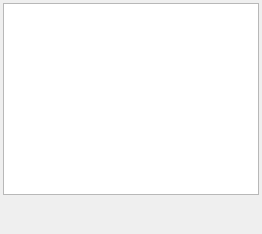
  <widget class="QDockWidget" name="m_pqdwInformation">
   <property name="floating">
    <bool>false</bool>
   </property>
   <property name="windowTitle">
    <string>Information</string>
   </property>
   <attribute name="dockWidgetArea">
    <number>8</number>
   </attribute>
   <widget class="QWidget" name="dockWidgetContents_2">
    <layout class="QVBoxLayout" name="verticalLayout_2">
     <property name="leftMargin">
      <number>3</number>
     </property>
     <property name="topMargin">
      <number>3</number>
     </property>
     <property name="rightMargin">
      <number>3</number>
     </property>
     <property name="bottomMargin">
      <number>3</number>
     </property>
     <item>
      <widget class="QTextBrowser" name="m_pqtbInfo">
       <property name="maximumSize">
        <size>
         <width>16777215</width>
         <height>16777215</height>
        </size>
       </property>
      </widget>
     </item>
     <item>
      <widget class="QLabel" name="label_3">
       <property name="minimumSize">
        <size>
         <width>201</width>
         <height>30</height>
        </size>
       </property>
       <property name="maximumSize">
        <size>
         <width>201</width>
         <height>30</height>
        </size>
       </property>
       <property name="text">
        <string/>
       </property>
       <property name="pixmap">
        <pixmap resource="../../../guilibraries/wmsgui/src/misc/wmsgui.qrc">:/icons/WOGRAConsulting-Logo.png</pixmap>
       </property>
       <property name="scaledContents">
        <bool>true</bool>
       </property>
      </widget>
     </item>
    </layout>
   </widget>
  </widget>
